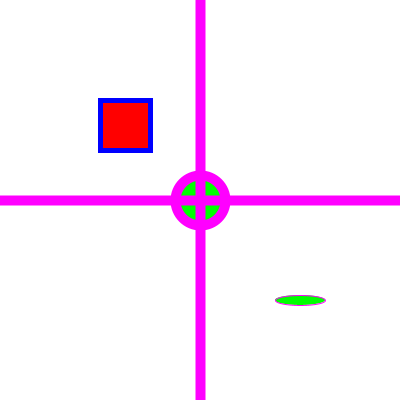
Frame 1 (no input)
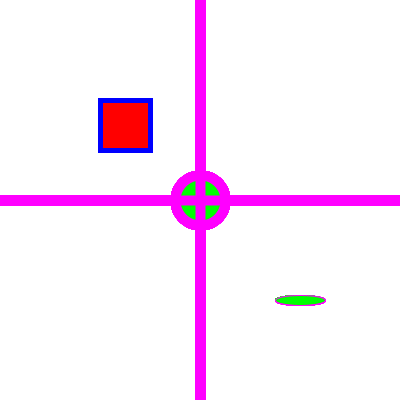
Frame 60 (the mouse pressed at the canvas centre just before this capture)
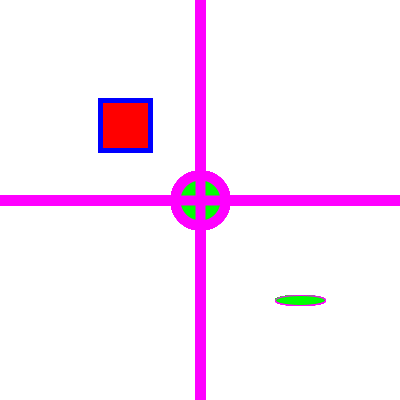
Frame 120 (the mouse held since frame 60 and released just before this capture)

The Processing sketch that drew these frames (run headless with seeded random() and noise(); from frame 60 on, the mouse is pressed at the canvas centre):

// Processing sketch: formas_basicas
// ── formas_basicas.pde
void setup(){
  size(400,400);
  background(255,255,255);
}

void draw(){
  fill(255,0,0);
  stroke(0,0,255);
  strokeWeight(5);
  rect(100,100,50,50);
  
  fill(0,255,0);
  strokeWeight(10);
  stroke(255,0,255);
  ellipse(200,200,50,50);
  
  line(0,200,400,200);
  line(200,0,200,400);
  strokeWeight(1);
  ellipse(300,300,50,10);
}
